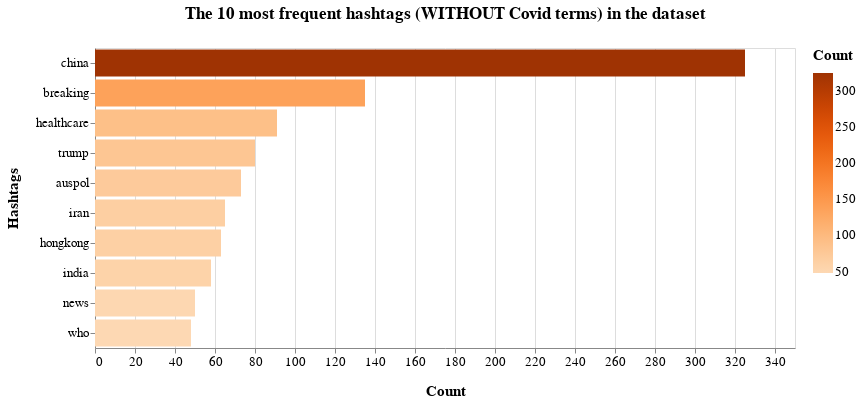

Notebook cell for this chart:
### Markdown cell above
We have calculated the frequency distribution, always displayed in the form of a bar chart showing the 10 most frequent hashtags (without Covid words) within the dataset:

### Code cell
out_hashtag = dict(nltk.FreqDist(cmt_list))
#fdist_sorted_hashtag = dict(sorted(fdist_hashtag.items(), key=lambda item: item[1], reverse=True))
#out_hashtag = dict(itertools.islice(fdist_sorted_hashtag.items(), 15))

df_hashtag = pd.DataFrame.from_dict(out_hashtag, orient='index').reset_index()
df_hashtag = df_hashtag.rename(columns={'index':'Hashtags', 0:'Count'})
#alt.renderers.enable('altair_viewer',inline=True)

# range=['#defae8','#d2f8df','#79eb9f','#4ce57f','#1fdf5f','#19b24c','#138539','#0c5926']

c = alt.Chart(
    df_hashtag
).mark_bar().encode(
    x=alt.X('Count:Q'),
    y=alt.Y('Hashtags:N',sort='-x'),
    color=alt.Color('Count:Q',scale=alt.Scale(scheme="oranges")),
    tooltip=[
        alt.Tooltip('Hashtags:N', title='Hashtags'),
        alt.Tooltip('Count:Q', title='Tweet count')
    ]
).transform_window(
    rank='rank(Count)',
    sort=[alt.SortField('Count', order='descending')]
).transform_filter(
    (alt.datum.rank <= 10)
).properties(
    width=700,
    height=300,
    title = "The 10 most frequent hashtags (WITHOUT Covid terms) in the dataset"
).configure_title(
    fontSize=17,
    offset=25
).configure_axis(
    labelFontSize=13,
    titleFontSize=15,
    titlePadding=15
).configure_legend(
    gradientThickness=20,
    titleFontSize=15,
    labelFontSize=13,
    titlePadding=10
)

c

### Figure 1 — Vega-Lite specification as saved in the notebook (floating-point values rounded to 4 significant figures; data arrays with more than 128 entries replaced by an {"elided": "..."} marker saying what was removed)
{"config": {"view": {"continuousWidth": 400, "continuousHeight": 300}, "axis": {"labelFontSize": 13, "titleFontSize": 15, "titlePadding": 15}, "legend": {"gradientThickness": 20, "labelFontSize": 13, "titleFontSize": 15, "titlePadding": 10}, "title": {"fontSize": 17, "offset": 25}}, "data": {"name": "data-b89dfa41a318a7bd32a710df9033bf9c"}, "mark": "bar", "encoding": {"color": {"type": "quantitative", "field": "Count", "scale": {"scheme": "oranges"}}, "tooltip": [{"type": "nominal", "field": "Hashtags", "title": "Hashtags"}, {"type": "quantitative", "field": "Count", "title": "Tweet count"}], "x": {"type": "quantitative", "field": "Count"}, "y": {"type": "nominal", "field": "Hashtags", "sort": "-x"}}, "height": 300, "title": "The 10 most frequent hashtags (WITHOUT Covid terms) in the dataset", "transform": [{"window": [{"op": "rank", "field": "Count", "as": "rank"}], "sort": [{"field": "Count", "order": "descending"}]}, {"filter": "(datum.rank <= 10)"}], "width": 700, "$schema": "https://vega.github.io/schema/vega-lite/v4.8.1.json", "datasets": {"data-b89dfa41a318a7bd32a710df9033bf9c": {"elided": "19410 records"}}}
